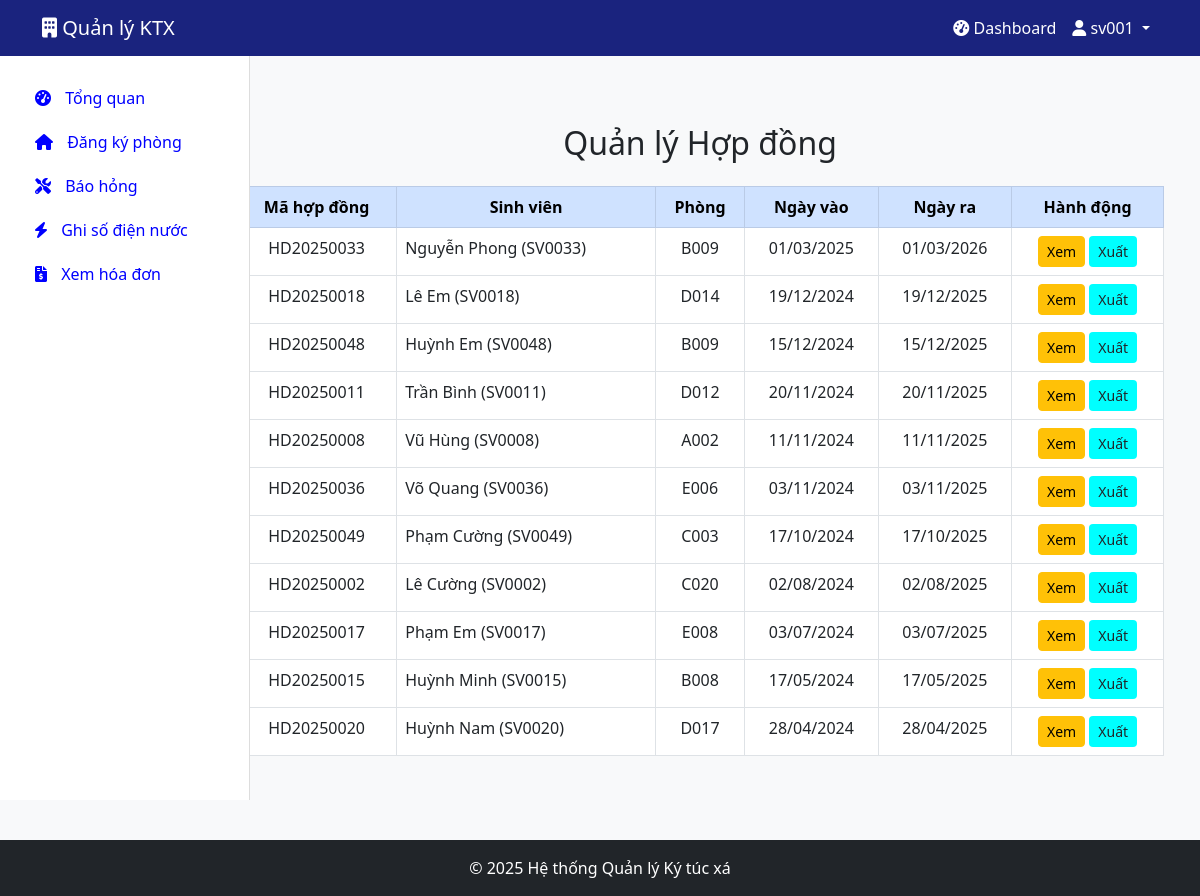
The app's page /quan-ly-hop-dong/ (signed in), older data.
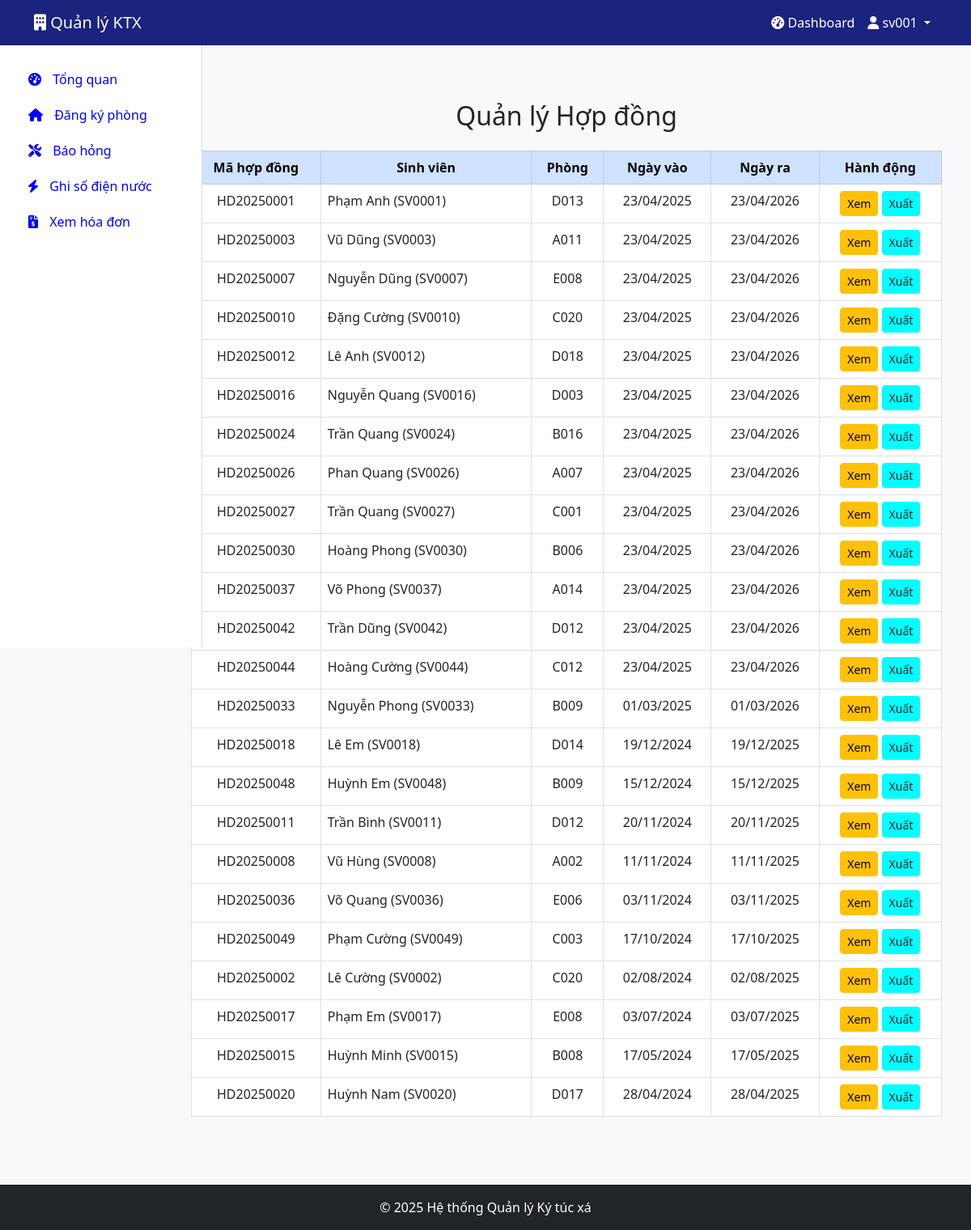
The same page, newer data.
### dormitory/models.py (models this page shows, shortened)
class HopDong(models.Model):
    ma_hop_dong = models.CharField(max_length=20, primary_key=True)
    ngay_vao = models.DateField()
    ngay_ra = models.DateField()
    ma_phong = models.ForeignKey(Phong, on_delete=models.CASCADE)
    mssv = models.ForeignKey(SinhVien, on_delete=models.CASCADE)

class SinhVien(models.Model):
    mssv = models.CharField(max_length=20, primary_key=True)
    ho_ten = models.CharField(max_length=50)
    cccd = models.CharField(max_length=12)
    ngay_sinh = models.DateField()
    gioi_tinh = models.BooleanField()
    que_quan = models.CharField(max_length=100)
    trang_thai = models.CharField(max_length=20)
    so_phong = models.CharField(max_length=20)
    so_giuong = models.IntegerField()
    tai_khoan = models.OneToOneField(TaiKhoan, on_delete=models.CASCADE)

class Phong(models.Model):
    ma_phong = models.CharField(max_length=20, primary_key=True)
    so_luong_sv = models.IntegerField()
    loai_phong = models.ForeignKey(LoaiPhong, on_delete=models.CASCADE)
    day_phong = models.ForeignKey(DayPhong, on_delete=models.CASCADE)
    gia = models.IntegerField()
    danh_sach_sv = models.TextField(blank=True, null=True)
    trang_thai = models.CharField(max_length=20)

### dormitory/views.py (the view)
# urls.py: path('quan-ly-hop-dong/', views.quan_ly_hop_dong, name='quan_ly_hop_dong'),
@login_required
def quan_ly_hop_dong(request):
    hop_dong_list = HopDong.objects.all().order_by('-ngay_vao')
    return render(request, 'dormitory/quan_ly_hop_dong.html', {
        'hop_dong_list': hop_dong_list,
        'role': TaiKhoan.objects.get(user=request.user).role
    })

### dormitory/templates/dormitory/quan_ly_hop_dong.html (shortened to what this page needs)
{% extends 'base.html' %}
{% block content %}
<div class="container mt-5">
    <h2 class="text-center mb-4">Quản lý Hợp đồng</h2>
    <div class="table-responsive">
        <table class="table table-bordered table-hover">
            <thead class="table-primary text-center">
                <tr>
                    <th>Mã hợp đồng</th>
                    <th>Sinh viên</th>
                    <th>Phòng</th>
                    <th>Ngày vào</th>
                    <th>Ngày ra</th>
                    <th>Hành động</th>
                </tr>
            </thead>
            <tbody>
                {% for hop_dong in hop_dong_list %}
                <tr>
                    <td class="text-center">{{ hop_dong.ma_hop_dong }}</td>
                    <td>{{ hop_dong.mssv.ho_ten }} ({{ hop_dong.mssv.mssv }})</td>
                    <td class="text-center">{{ hop_dong.ma_phong.ma_phong }}</td>
                    <td class="text-center">{{ hop_dong.ngay_vao|date:"d/m/Y" }}</td>
                    <td class="text-center">{{ hop_dong.ngay_ra|date:"d/m/Y" }}</td>
                    <td class="text-center">
                        <a href="{% url 'hien_thi_hop_dong' hop_dong.ma_hop_dong %}" class="btn btn-warning btn-sm">Xem</a>
                        <a href="{% url 'xuat_pdf_hop_dong' hop_dong.ma_hop_dong %}" class="btn btn-export btn-sm" style="background-color: aqua">Xuất</a>
                    </td>
                </tr>
                {% empty %}
                <tr>
                    <td colspan="6" class="text-center">Không có hợp đồng nào.</td>
                </tr>
                {% endfor %}
            </tbody>
        </table>
    </div>
</div>
{% endblock %}

Row changes from the older to the newer data that the page shows:
added HopDong: ma_hop_dong "HD20250001", mssv.ho_ten "Phạm Anh", mssv.mssv "SV0001", ma_phong.ma_phong "D013", ngay_vao "23/04/2025", ngay_ra "23/04/2026"
added HopDong: ma_hop_dong "HD20250003", mssv.ho_ten "Vũ Dũng", mssv.mssv "SV0003", ma_phong.ma_phong "A011", ngay_vao "23/04/2025", ngay_ra "23/04/2026"
added HopDong: ma_hop_dong "HD20250007", mssv.ho_ten "Nguyễn Dũng", mssv.mssv "SV0007", ma_phong.ma_phong "E008", ngay_vao "23/04/2025", ngay_ra "23/04/2026"
added HopDong: ma_hop_dong "HD20250010", mssv.ho_ten "Đặng Cường", mssv.mssv "SV0010", ma_phong.ma_phong "C020", ngay_vao "23/04/2025", ngay_ra "23/04/2026"
added HopDong: ma_hop_dong "HD20250012", mssv.ho_ten "Lê Anh", mssv.mssv "SV0012", ma_phong.ma_phong "D018", ngay_vao "23/04/2025", ngay_ra "23/04/2026"
added HopDong: ma_hop_dong "HD20250016", mssv.ho_ten "Nguyễn Quang", mssv.mssv "SV0016", ma_phong.ma_phong "D003", ngay_vao "23/04/2025", ngay_ra "23/04/2026"
added HopDong: ma_hop_dong "HD20250024", mssv.ho_ten "Trần Quang", mssv.mssv "SV0024", ma_phong.ma_phong "B016", ngay_vao "23/04/2025", ngay_ra "23/04/2026"
added HopDong: ma_hop_dong "HD20250026", mssv.ho_ten "Phan Quang", mssv.mssv "SV0026", ma_phong.ma_phong "A007", ngay_vao "23/04/2025", ngay_ra "23/04/2026"
added HopDong: ma_hop_dong "HD20250027", mssv.ho_ten "Trần Quang", mssv.mssv "SV0027", ma_phong.ma_phong "C001", ngay_vao "23/04/2025", ngay_ra "23/04/2026"
added HopDong: ma_hop_dong "HD20250030", mssv.ho_ten "Hoàng Phong", mssv.mssv "SV0030", ma_phong.ma_phong "B006", ngay_vao "23/04/2025", ngay_ra "23/04/2026"
added HopDong: ma_hop_dong "HD20250037", mssv.ho_ten "Võ Phong", mssv.mssv "SV0037", ma_phong.ma_phong "A014", ngay_vao "23/04/2025", ngay_ra "23/04/2026"
added HopDong: ma_hop_dong "HD20250042", mssv.ho_ten "Trần Dũng", mssv.mssv "SV0042", ma_phong.ma_phong "D012", ngay_vao "23/04/2025", ngay_ra "23/04/2026"
added HopDong: ma_hop_dong "HD20250044", mssv.ho_ten "Hoàng Cường", mssv.mssv "SV0044", ma_phong.ma_phong "C012", ngay_vao "23/04/2025", ngay_ra "23/04/2026"
